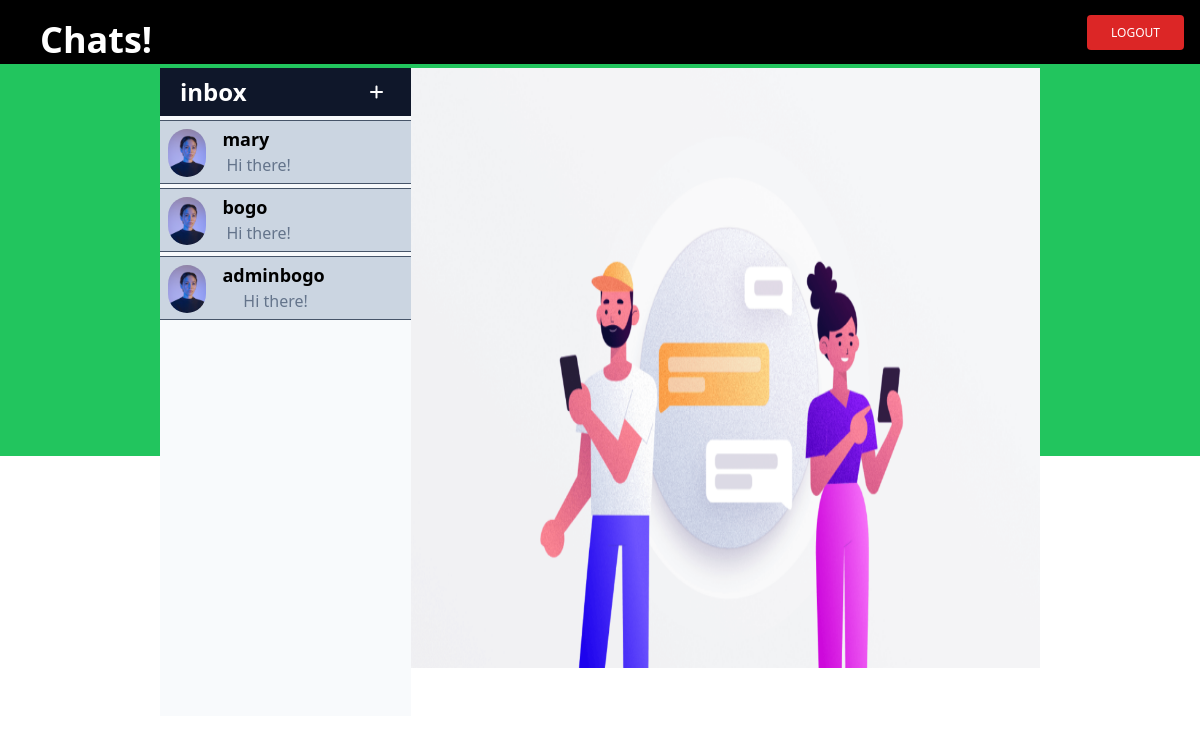
/meet/ (signed in), run on the app's committed database.
### chat/models.py (models this page shows)
class UserProfile(AbstractUser):
    username = models.CharField(max_length=50, unique=True)
    email = models.EmailField(unique=True)
    def __str__(self):
        return self.username
    class Meta:
        db_table = 'chat_users'
        verbose_name = 'User'
        verbose_name_plural = 'Users'

### chat/views.py (the view)
# urls.py: path('meet/', UserListsView.as_view(), name='users_list'),
class UserListsView(LoginRequiredMixin, ListView):
    model = UserProfile
    template_name = 'chat/users_list.html'
    context_object_name = 'users'
    login_url = '/login/'
    def get_context_data(self, **kwargs):
        context = super().get_context_data(**kwargs)
        user = UserProfile.objects.get(pk=self.request.user.pk)  # get your primary key
        context['users'] = UserProfile.objects.exclude(pk=user.pk)  # get all the users except you
        return context

### theme/templates/chat/users_list.html
{% extends 'layouts/base.html' %}
{% load static %}
{% block contacts %}
{% for u in users %}
<div class=" mb-1 bg-slate-300 h-16 flex flex-row border-y border-slate-600 cursor-pointer"
    onclick="location.href='{% url 'chat:inbox' u %}';">
    <img class=" block rounded-full h-12 mx-auto mt-2 ml-2" src="{% static '/img/default-user3.jpg' %}" alt="User">
    <div class="flex flex-col flex-nowrap overflow-y-scroll overflow-x-hidden ml-4 my-1 mx-auto text-start space-x-1 truncate">
        <p class=" text-black text-lg text-left font-semibold font-sans">
            {{u}}
        </p>
        <p class="text-center font-medium text-slate-500 truncate">
            Hi there!
        </p>
    </div>
    <div class="grow"></div>
</div>
{% endfor %}
{% endblock %}
{% block message %}
<div class=" bg-gray-300 h-[600px]">
    <div class="flex h-[100%] w-full">
        <div class="bg-slate-400 rounded-md font-medium">
            <img class=" flex h-full w-full" src="{% static '/img/welcome_img.png' %}" alt="Welcome">
        </div>
    </div>
</div>
{% endblock %}

### data on the page
UserProfile: username "mary"
UserProfile: username "bogo"
UserProfile: username "adminbogo"
